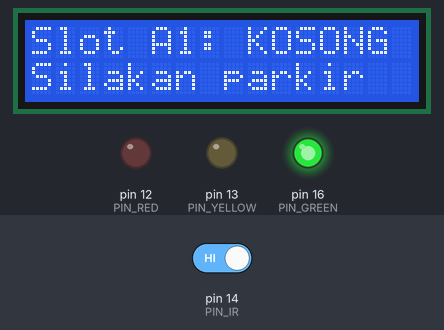
The sketch below on a simulated Arduino Uno, built with avr-gcc and run on an emulated ATmega328P. On the bench: 16×2 character LCD, output pins drawn as LEDs (lit = HIGH). Inputs (shaded band) come from the test bench; at power-on: pin 14 (PIN_IR) HIGH. What the sketch prints to the serial monitor is not drawn.

Above: at 2.2 s.
2.3 s: pin 14 (PIN_IR) driven LOW
At 3.1 s:
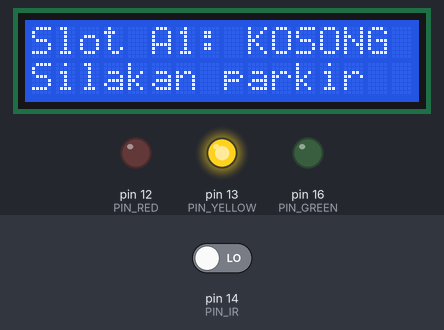
At 4.0 s:
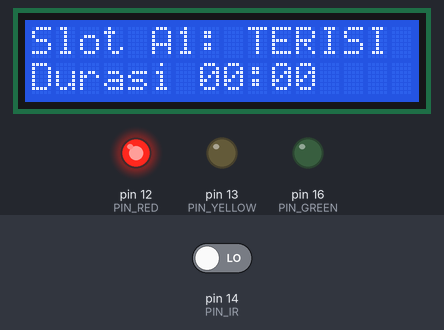
5.3 s: pin 14 (PIN_IR) driven HIGH
At 5.9 s:
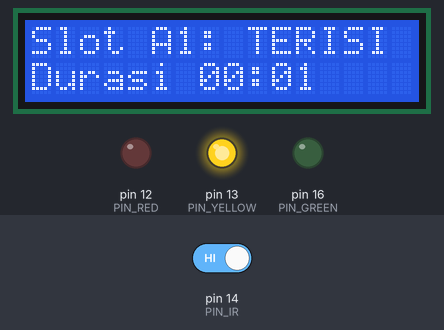
Timing chart, 0 to 8.3 s (numbered marks = the images above; inputs shaded):
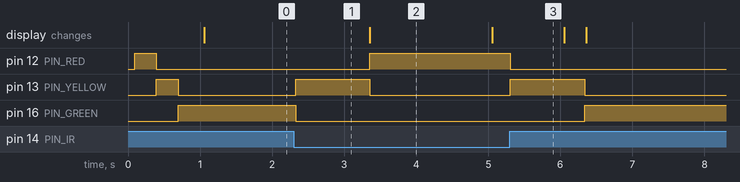

Measured:
- after the input at 2.3 s, pin 12 (PIN_RED): LOW → HIGH after 1.1 s; pin 13 (PIN_YELLOW): LOW → HIGH at once, → LOW 1.0 s later; pin 16 (PIN_GREEN): HIGH → LOW at once
- after the input at 5.3 s, pin 12 (PIN_RED): HIGH → LOW at once; pin 13 (PIN_YELLOW): LOW → HIGH at once, → LOW 1.0 s later; pin 16 (PIN_GREEN): LOW → HIGH after 1.0 s
- what the display in image 2 shows lasts 1.7 s, from 3.4 s to 5.1 s

The sketch:

parkingSlot.ino
```cpp
#include <Wire.h>
#include <LiquidCrystal_I2C.h>

#define PIN_IR     14
#define PIN_RED    12
#define PIN_YELLOW 13
#define PIN_GREEN  16

#define IR_DETECTED LOW

const unsigned long READ_INTERVAL = 50;
const unsigned long LCD_INTERVAL  = 1000;
const unsigned long STABLE_TIME   = 1000;

LiquidCrystal_I2C lcd(0x27, 16, 2);

bool occupied = false;
bool candidate = false;
unsigned long candidateSince = 0;
unsigned long occupiedSince = 0;
unsigned long lastRead = 0;
unsigned long lastLcd = 0;

bool readIr() {
  return digitalRead(PIN_IR) == IR_DETECTED;
}

void setLeds(bool r, bool y, bool g) {
  digitalWrite(PIN_RED, r);
  digitalWrite(PIN_YELLOW, y);
  digitalWrite(PIN_GREEN, g);
}

void updateLeds() {
  if (candidate != occupied) {
    setLeds(LOW, HIGH, LOW);
  } else if (occupied) {
    setLeds(HIGH, LOW, LOW);
  } else {
    setLeds(LOW, LOW, HIGH);
  }
}

void updateLcd() {
  lcd.setCursor(0, 0);
  lcd.print(occupied ? "Slot A1: TERISI " : "Slot A1: KOSONG ");

  lcd.setCursor(0, 1);
  if (occupied) {
    unsigned long sec = (millis() - occupiedSince) / 1000;
    char buf[17];
    snprintf(buf, sizeof(buf), "Durasi %02lu:%02lu    ", (sec / 60) % 100, sec % 60);
    lcd.print(buf);
  } else {
    lcd.print("Silakan parkir  ");
  }
}

void setup() {
  Serial.begin(115200);
  pinMode(PIN_IR, INPUT);
  pinMode(PIN_RED, OUTPUT);
  pinMode(PIN_YELLOW, OUTPUT);
  pinMode(PIN_GREEN, OUTPUT);

  lcd.init();
  lcd.backlight();
  lcd.setCursor(0, 0);
  lcd.print("   ParkSense    ");
  lcd.setCursor(0, 1);
  lcd.print(" Memulai...     ");

  setLeds(HIGH, LOW, LOW); delay(300);
  setLeds(LOW, HIGH, LOW); delay(300);
  setLeds(LOW, LOW, HIGH); delay(300);

  occupied = readIr();
  candidate = occupied;
  occupiedSince = millis();
  updateLeds();
  updateLcd();
  Serial.println("ParkSense siap.");
}

void loop() {
  unsigned long now = millis();

  if (now - lastRead >= READ_INTERVAL) {
    lastRead = now;
    bool raw = readIr();

    if (raw != candidate) {
      candidate = raw;
      candidateSince = now;
    }

    if (candidate != occupied && now - candidateSince >= STABLE_TIME) {
      occupied = candidate;
      if (occupied) {
        occupiedSince = now;
      }
      Serial.println(occupied ? "Slot terisi." : "Slot kosong.");
      updateLcd();
    }

    updateLeds();
  }

  if (now - lastLcd >= LCD_INTERVAL) {
    lastLcd = now;
    updateLcd();
  }
}
```
